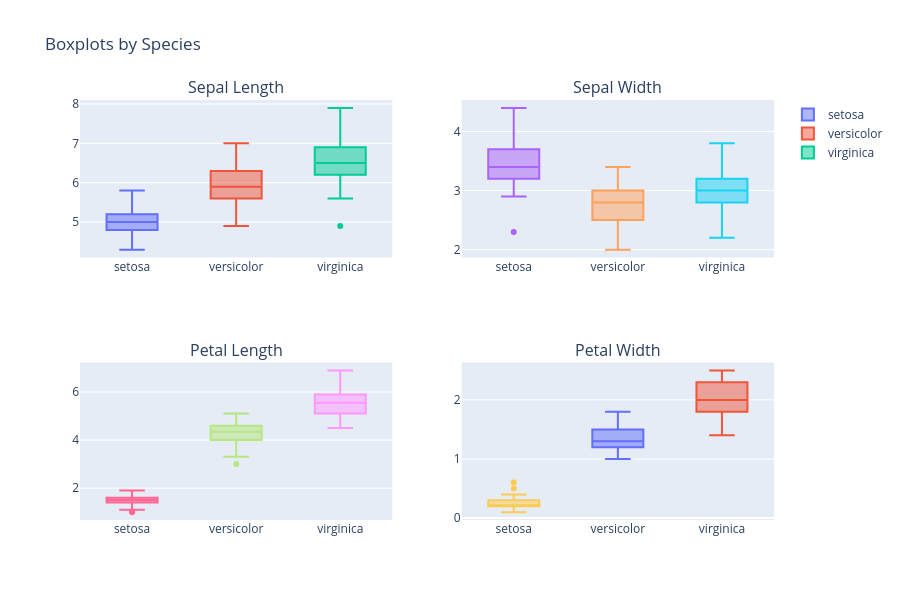

Notebook code cell kept with this figure:
### Markdown cell above
### 5.2 Boxplots - Outlier Detection & Spread

### Code cell
fig = make_subplots(rows=2, cols=2,
                    subplot_titles=('Sepal Length', 'Sepal Width', 'Petal Length', 'Petal Width'))

for feat, (r, c) in zip(features, positions):
    for species in iris['species'].unique():
        subset = iris[iris['species'] == species]
        fig.add_trace(go.Box(y=subset[feat], name=species, showlegend=(r==1 and c==1)),
                      row=r, col=c)

fig.update_layout(height=600, width=900, title_text='Boxplots by Species')
fig.show()

### Figure 1 — Plotly figure (JSON) as saved in the notebook; plotly's stock layout.template omitted (floating-point values rounded to 4 significant figures)
{"data": [{"name": "setosa", "showlegend": true, "type": "box", "xaxis": "x", "y": [5.1, 4.9, 4.7, 4.6, 5.0, 5.4, 4.6, 5.0, 4.4, 4.9, 5.4, 4.8, 4.8, 4.3, 5.8, 5.7, 5.4, 5.1, 5.7, 5.1, 5.4, 5.1, 4.6, 5.1, 4.8, 5.0, 5.0, 5.2, 5.2, 4.7, 4.8, 5.4, 5.2, 5.5, 4.9, 5.0, 5.5, 4.9, 4.4, 5.1, 5.0, 4.5, 4.4, 5.0, 5.1, 4.8, 5.1, 4.6, 5.3, 5.0], "yaxis": "y"}, {"name": "versicolor", "showlegend": true, "type": "box", "xaxis": "x", "y": [7.0, 6.4, 6.9, 5.5, 6.5, 5.7, 6.3, 4.9, 6.6, 5.2, 5.0, 5.9, 6.0, 6.1, 5.6, 6.7, 5.6, 5.8, 6.2, 5.6, 5.9, 6.1, 6.3, 6.1, 6.4, 6.6, 6.8, 6.7, 6.0, 5.7, 5.5, 5.5, 5.8, 6.0, 5.4, 6.0, 6.7, 6.3, 5.6, 5.5, 5.5, 6.1, 5.8, 5.0, 5.6, 5.7, 5.7, 6.2, 5.1, 5.7], "yaxis": "y"}, {"name": "virginica", "showlegend": true, "type": "box", "xaxis": "x", "y": [6.3, 5.8, 7.1, 6.3, 6.5, 7.6, 4.9, 7.3, 6.7, 7.2, 6.5, 6.4, 6.8, 5.7, 5.8, 6.4, 6.5, 7.7, 7.7, 6.0, 6.9, 5.6, 7.7, 6.3, 6.7, 7.2, 6.2, 6.1, 6.4, 7.2, 7.4, 7.9, 6.4, 6.3, 6.1, 7.7, 6.3, 6.4, 6.0, 6.9, 6.7, 6.9, 5.8, 6.8, 6.7, 6.7, 6.3, 6.5, 6.2, 5.9], "yaxis": "y"}, {"name": "setosa", "showlegend": false, "type": "box", "xaxis": "x2", "y": [3.5, 3.0, 3.2, 3.1, 3.6, 3.9, 3.4, 3.4, 2.9, 3.1, 3.7, 3.4, 3.0, 3.0, 4.0, 4.4, 3.9, 3.5, 3.8, 3.8, 3.4, 3.7, 3.6, 3.3, 3.4, 3.0, 3.4, 3.5, 3.4, 3.2, 3.1, 3.4, 4.1, 4.2, 3.1, 3.2, 3.5, 3.6, 3.0, 3.4, 3.5, 2.3, 3.2, 3.5, 3.8, 3.0, 3.8, 3.2, 3.7, 3.3], "yaxis": "y2"}, {"name": "versicolor", "showlegend": false, "type": "box", "xaxis": "x2", "y": [3.2, 3.2, 3.1, 2.3, 2.8, 2.8, 3.3, 2.4, 2.9, 2.7, 2.0, 3.0, 2.2, 2.9, 2.9, 3.1, 3.0, 2.7, 2.2, 2.5, 3.2, 2.8, 2.5, 2.8, 2.9, 3.0, 2.8, 3.0, 2.9, 2.6, 2.4, 2.4, 2.7, 2.7, 3.0, 3.4, 3.1, 2.3, 3.0, 2.5, 2.6, 3.0, 2.6, 2.3, 2.7, 3.0, 2.9, 2.9, 2.5, 2.8], "yaxis": "y2"}, {"name": "virginica", "showlegend": false, "type": "box", "xaxis": "x2", "y": [3.3, 2.7, 3.0, 2.9, 3.0, 3.0, 2.5, 2.9, 2.5, 3.6, 3.2, 2.7, 3.0, 2.5, 2.8, 3.2, 3.0, 3.8, 2.6, 2.2, 3.2, 2.8, 2.8, 2.7, 3.3, 3.2, 2.8, 3.0, 2.8, 3.0, 2.8, 3.8, 2.8, 2.8, 2.6, 3.0, 3.4, 3.1, 3.0, 3.1, 3.1, 3.1, 2.7, 3.2, 3.3, 3.0, 2.5, 3.0, 3.4, 3.0], "yaxis": "y2"}, {"name": "setosa", "showlegend": false, "type": "box", "xaxis": "x3", "y": [1.4, 1.4, 1.3, 1.5, 1.4, 1.7, 1.4, 1.5, 1.4, 1.5, 1.5, 1.6, 1.4, 1.1, 1.2, 1.5, 1.3, 1.4, 1.7, 1.5, 1.7, 1.5, 1.0, 1.7, 1.9, 1.6, 1.6, 1.5, 1.4, 1.6, 1.6, 1.5, 1.5, 1.4, 1.5, 1.2, 1.3, 1.4, 1.3, 1.5, 1.3, 1.3, 1.3, 1.6, 1.9, 1.4, 1.6, 1.4, 1.5, 1.4], "yaxis": "y3"}, {"name": "versicolor", "showlegend": false, "type": "box", "xaxis": "x3", "y": [4.7, 4.5, 4.9, 4.0, 4.6, 4.5, 4.7, 3.3, 4.6, 3.9, 3.5, 4.2, 4.0, 4.7, 3.6, 4.4, 4.5, 4.1, 4.5, 3.9, 4.8, 4.0, 4.9, 4.7, 4.3, 4.4, 4.8, 5.0, 4.5, 3.5, 3.8, 3.7, 3.9, 5.1, 4.5, 4.5, 4.7, 4.4, 4.1, 4.0, 4.4, 4.6, 4.0, 3.3, 4.2, 4.2, 4.2, 4.3, 3.0, 4.1], "yaxis": "y3"}, {"name": "virginica", "showlegend": false, "type": "box", "xaxis": "x3", "y": [6.0, 5.1, 5.9, 5.6, 5.8, 6.6, 4.5, 6.3, 5.8, 6.1, 5.1, 5.3, 5.5, 5.0, 5.1, 5.3, 5.5, 6.7, 6.9, 5.0, 5.7, 4.9, 6.7, 4.9, 5.7, 6.0, 4.8, 4.9, 5.6, 5.8, 6.1, 6.4, 5.6, 5.1, 5.6, 6.1, 5.6, 5.5, 4.8, 5.4, 5.6, 5.1, 5.1, 5.9, 5.7, 5.2, 5.0, 5.2, 5.4, 5.1], "yaxis": "y3"}, {"name": "setosa", "showlegend": false, "type": "box", "xaxis": "x4", "y": [0.2, 0.2, 0.2, 0.2, 0.2, 0.4, 0.3, 0.2, 0.2, 0.1, 0.2, 0.2, 0.1, 0.1, 0.2, 0.4, 0.4, 0.3, 0.3, 0.3, 0.2, 0.4, 0.2, 0.5, 0.2, 0.2, 0.4, 0.2, 0.2, 0.2, 0.2, 0.4, 0.1, 0.2, 0.2, 0.2, 0.2, 0.1, 0.2, 0.2, 0.3, 0.3, 0.2, 0.6, 0.4, 0.3, 0.2, 0.2, 0.2, 0.2], "yaxis": "y4"}, {"name": "versicolor", "showlegend": false, "type": "box", "xaxis": "x4", "y": [1.4, 1.5, 1.5, 1.3, 1.5, 1.3, 1.6, 1.0, 1.3, 1.4, 1.0, 1.5, 1.0, 1.4, 1.3, 1.4, 1.5, 1.0, 1.5, 1.1, 1.8, 1.3, 1.5, 1.2, 1.3, 1.4, 1.4, 1.7, 1.5, 1.0, 1.1, 1.0, 1.2, 1.6, 1.5, 1.6, 1.5, 1.3, 1.3, 1.3, 1.2, 1.4, 1.2, 1.0, 1.3, 1.2, 1.3, 1.3, 1.1, 1.3], "yaxis": "y4"}, {"name": "virginica", "showlegend": false, "type": "box", "xaxis": "x4", "y": [2.5, 1.9, 2.1, 1.8, 2.2, 2.1, 1.7, 1.8, 1.8, 2.5, 2.0, 1.9, 2.1, 2.0, 2.4, 2.3, 1.8, 2.2, 2.3, 1.5, 2.3, 2.0, 2.0, 1.8, 2.1, 1.8, 1.8, 1.8, 2.1, 1.6, 1.9, 2.0, 2.2, 1.5, 1.4, 2.3, 2.4, 1.8, 1.8, 2.1, 2.4, 2.3, 1.9, 2.3, 2.5, 2.3, 1.9, 2.0, 2.3, 1.8], "yaxis": "y4"}], "layout": {"annotations": [{"font": {"size": 16}, "showarrow": false, "text": "Sepal Length", "x": 0.225, "xanchor": "center", "xref": "paper", "y": 1, "yanchor": "bottom", "yref": "paper"}, {"font": {"size": 16}, "showarrow": false, "text": "Sepal Width", "x": 0.775, "xanchor": "center", "xref": "paper", "y": 1, "yanchor": "bottom", "yref": "paper"}, {"font": {"size": 16}, "showarrow": false, "text": "Petal Length", "x": 0.225, "xanchor": "center", "xref": "paper", "y": 0.375, "yanchor": "bottom", "yref": "paper"}, {"font": {"size": 16}, "showarrow": false, "text": "Petal Width", "x": 0.775, "xanchor": "center", "xref": "paper", "y": 0.375, "yanchor": "bottom", "yref": "paper"}], "height": 600, "title": {"text": "Boxplots by Species"}, "width": 900, "xaxis": {"anchor": "y", "domain": [0, 0.45]}, "xaxis2": {"anchor": "y2", "domain": [0.55, 1]}, "xaxis3": {"anchor": "y3", "domain": [0, 0.45]}, "xaxis4": {"anchor": "y4", "domain": [0.55, 1]}, "yaxis": {"anchor": "x", "domain": [0.625, 1]}, "yaxis2": {"anchor": "x2", "domain": [0.625, 1]}, "yaxis3": {"anchor": "x3", "domain": [0, 0.375]}, "yaxis4": {"anchor": "x4", "domain": [0, 0.375]}}}
